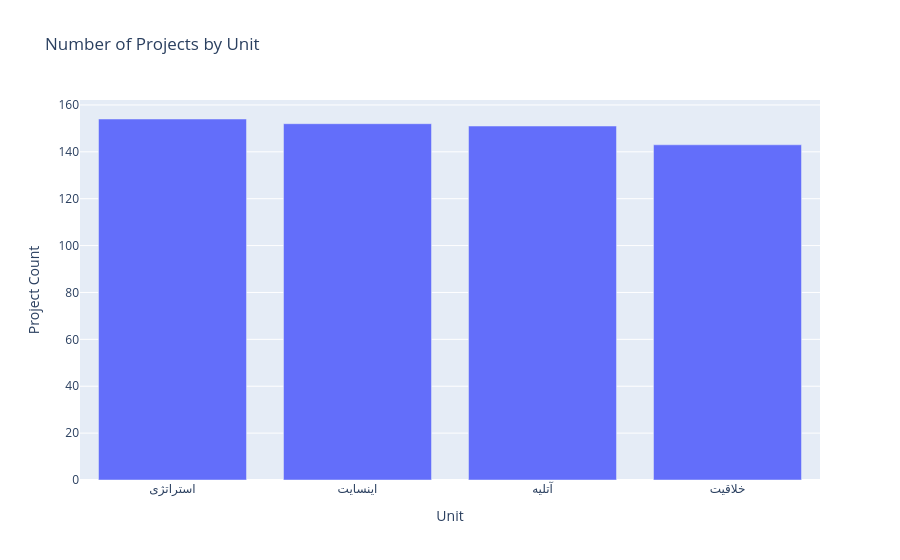

Source (notebook cell):
### Code cell
unit_counts = df['Unit'].value_counts()
print(unit_counts)

fig = px.bar(
    x=unit_counts.index,
    y=unit_counts.values,
    title="Number of Projects by Unit",
    labels={'x': 'Unit', 'y': 'Project Count'}
)
fig.show()

### Figure 1 — Plotly figure (JSON) as saved in the notebook; plotly's stock layout.template omitted (floating-point values rounded to 4 significant figures)
{"data": [{"hovertemplate": "Unit=%{x}<br>Project Count=%{y}<extra></extra>", "legendgroup": "", "marker": {"color": "#636efa", "pattern": {"shape": ""}}, "name": "", "orientation": "v", "showlegend": false, "textposition": "auto", "type": "bar", "x": ["استراتژی", "اینسایت", "آتلیه", "خلاقیت"], "xaxis": "x", "y": [154, 152, 151, 143], "yaxis": "y"}], "layout": {"barmode": "relative", "legend": {"tracegroupgap": 0}, "title": {"text": "Number of Projects by Unit"}, "xaxis": {"anchor": "y", "domain": [0, 1], "title": {"text": "Unit"}}, "yaxis": {"anchor": "x", "domain": [0, 1], "title": {"text": "Project Count"}}}}
